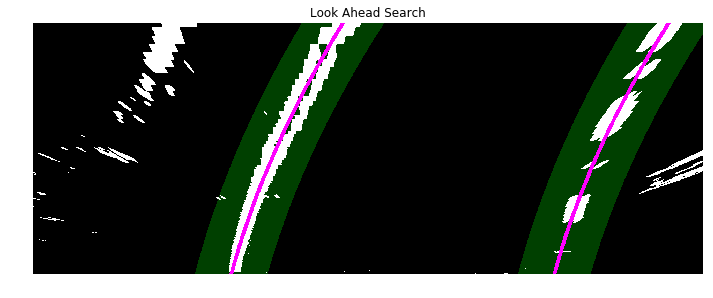
#> input picture writeup_support_imgs/LookAheadSearch.png, 713 x 298 px
$ python -i LineDetector.py   (imports and definitions only)   (older library calls are emulated)
#> lines starting #> are read from the running program, lines starting #| are printed output that depends on the picture; after the words box and inside, x2 and y2 are one past the last pixel; in counts of white or black regions, pixels touching at a corner belong together
### imageProcessing.py
import pickle
import cv2
import os
import numpy as np
import math
import helper as aux


class Processing:

    def __init__(self):
        calibrationFile = 'calibration_data.p'

        if not os.path.isfile(calibrationFile):
            self.camMtx = None
            self.distortionCoeffs = None
        else:
            with open(calibrationFile, mode='rb') as f:
                data = pickle.load(f)

            self.camMtx = data['cameraMatrix']
            self.distortionCoeffs = data['distCoeffs']

    def undistort(self, src):
        """
        Distortion correction using available camera matrix and distortion coefficients
        :param src: source image captured with the same camera as available matrix and distortion
        coefficients for
        :return: image with corrected distortion
        """
        if self.camMtx is not None and self.distortionCoeffs is not None:

            return cv2.undistort(src, self.camMtx, self.distortionCoeffs, None, self.camMtx)
        else:
            return None

    # [30 lines left out: functions histEq, resize, not called in this run]


class Thresholding:
    def __init__(self):
        pass

    @staticmethod
    def gradAbsolute(img, orient='x', sobelKernel=3, threshold=(0, 255)):

        """
        absolute gradient with sobel operator
        :param img: source image
        :param orient: direction of the gradient
        :param sobelKernel:
        :param threshold:
        :return: binary imaged obtained by applying Sobel with given params
        """

        if len(img.shape) > 2:
            gray = cv2.cvtColor(img, cv2.COLOR_RGB2GRAY)

        else:
            gray = img

        dx = orient == 'x'
        dy = not dx
        sobel = cv2.Sobel(gray, cv2.CV_64F, dx, dy, ksize=sobelKernel)
        absSobel = np.absolute(sobel)
        scaledSobel = np.uint8(255 * absSobel / np.max(absSobel))
        sBinary = np.zeros_like(gray)
        sBinary[(scaledSobel > threshold[0]) & (scaledSobel < threshold[1])] = 1

        return sBinary

    # [44 lines left out: functions gradMagnitude, gradDirectional, not called in this run]

    @staticmethod
    def binaryImage(gray, threshold=(0, 255)):
        """
        Converts single channel to binary according to given thresholding
        :param gray: single-channel image
        :param threshold: thresholds to be applied for binary clamping
        :return: binary image
        """
        binary = np.zeros_like(gray)
        binary[(gray > threshold[0]) & (gray <= threshold[1])] = 1

        return binary

    @staticmethod
    def hls(src):
        """
        Converts RGB to HLS
        :param src: source image
        :return: image in HLS color space
        """
        return cv2.cvtColor(src, cv2.COLOR_RGB2HLS)

    # [8 lines left out: function yuv, not called in this run]

    @staticmethod
    def combiThreshold(src, redThrsd=(200, 255), satThrsd=(90, 255),
                       absThrsd=(20, 255), orient='x'):
        """
        Returns combined binary image according to rule:
        (redBinary & saturationBinary | abs binary)
        :param src: source image
        :param redThrsd: red channel thresholds
        :param satThrsd: HL(S)aturation channel thresholds
        :param absThrsd: absolute sobel thresholds
        :param orient: sobel orientation
        :return: combined binary thresholded image
        """
        hlsImg = Thresholding.hls(src=src)

        rChannel = src[:, :, 0]
        sChannel = hlsImg[:, :, 2]

        rBinary = Thresholding.binaryImage(gray=rChannel, threshold=redThrsd)
        sBinary = Thresholding.binaryImage(gray=sChannel, threshold=satThrsd)
        absBinary = Thresholding.gradAbsolute(img=src, orient=orient, threshold=absThrsd)

        combined = np.zeros_like(rBinary)
        combined[((rBinary == 1) & (sBinary == 1) | absBinary == 1)] = 1

        return combined


class Warping:
    def __init__(self):
        """
           0--3
          /    \
         1______2
        """
        self.src = np.array([[596, 450],
                             [204, 719],
                             [1108, 719],
                             [684, 450]], dtype=np.float32)

        self.dst = np.array([[204, 0],
                             [204, 719],
                             [1108, 719],
                             [1108, 0]], dtype=np.float32)

        self.M = cv2.getPerspectiveTransform(self.src, self.dst)

        self.mInv = cv2.getPerspectiveTransform(self.dst, self.src)

    # [50 lines left out: functions warp, birdEye, perspective, not called in this run]


class Drawing:
    # [70 lines left out: functions addPolygon, addLine, not called in this run]

### Line.py
import numpy as np
from LaneFinding import LaneFinding
import helper as aux


class Line:
    def __init__(self, lineSpace, historyDepth=5, margin=100, windowSplit=2, winCount=9, searchPortion=1.):
        self.lineSpace = lineSpace
        self.fits = np.empty((0, 3), float)
        self.depth = historyDepth
        self.margin = margin
        self.windowSplit = windowSplit
        self.winCount = winCount
        self.searchPortion = searchPortion

    # [167 lines left out: functions resetFits, reScanWithPrimary, addFit, currentFit, getWeights, nz and 2 more, not called in this run]

### LineDetector.py
import imageProcessing as ip
import numpy as np
from Line import Line
from LaneFinding import LineSpace
import cv2
import helper as aux
from moviepy.editor import ImageSequenceClip, VideoFileClip
import os.path
from tqdm import tqdm


class LineDetector:
    def __init__(self, imgMarginWidth=320, historyDepth=5, margin=100, windowSplit=2, winCount=9, searchPortion=1.):
        self.imgProcessor = ip.Processing()
        self.warper = ip.Warping()
        self.imgMarginWidth = imgMarginWidth
        self.lineLeft = Line(lineSpace=LineSpace.LEFT, historyDepth=historyDepth,
                             margin=margin, windowSplit=windowSplit, winCount=winCount,
                             searchPortion=searchPortion)
        self.lineRight = Line(lineSpace=LineSpace.RIGHT, historyDepth=historyDepth,
                              margin=margin, windowSplit=windowSplit, winCount=winCount,
                              searchPortion=searchPortion)
        self.fitHistory = []

    def preProcess(self, src):
        """
        Creates binary with combined threshold and applies
        perspective transform for bird-eye view
        :param src: source color image (assuming it's been previously undistorted)
        :return: bird-eye view binary
        """
        imgHeight = src.shape[0]

        binary = ip.Thresholding.combiThreshold(src=src)

        filler = np.zeros((imgHeight, self.imgMarginWidth), dtype=np.uint8)
        binary = np.hstack((filler, binary, filler))

        binaryWarp = self.warper.birdEye(img=binary, leftShift=self.imgMarginWidth)

        return binaryWarp

    # [131 lines left out: functions sanityCheckPass, addLanePoly, addPip, addOffsetStamp, addCurvatureStamp, not called in this run]

    def embedLane(self, src, pipParams=None):
        """
        Main 'pipeline' for adding Lane polygon to original image
        :param src: original image
        :param pipParams: alpha and scale ratios
        :return: undistorted color image with the Lane embedded.
        """

        # 1. Undistortion
        img = self.imgProcessor.undistort(src=src)

        # 2. Binary (bird-eye projection)
        binary = self.preProcess(src=img)

        # 3. Getting fits
        currFitLeft, leftFitType, leftBin = self.lineLeft.getFit(src=binary)
        currFitRight, rightFitType, rightBin = self.lineRight.getFit(src=binary)

        # 4. Evaluation
        sanityPass = self.sanityCheckPass(currFitLeft, currFitRight)

        if sanityPass:
            # Adding Lane polygon if sanity check passed
            img = self.addLanePoly(srcShape=binary.shape, dst=img, fitLeft=currFitLeft, fitRight=currFitRight)
        else:

            # Evaluation if box-search re-scan justified without resetting history of previous fits
            if self.lineLeft.reScanJustified():
                currFitLeft, leftFitType, leftBin = self.lineLeft.reScanWithPrimary(src=binary)
            else:
                # Resetting fits and starting from scratch with box-search
                self.lineLeft.resetFits()
                currFitLeft, leftFitType, leftBin = self.lineLeft.getFit(src=binary)

            # Same for right fit.
            if self.lineRight.reScanJustified():
                currFitRight, rightFitType, rightBin = self.lineRight.reScanWithPrimary(src=binary)
            else:
                self.lineRight.resetFits()
                currFitRight, rightFitType, rightBin = self.lineRight.getFit(src=binary)

            # Evaluation after second search attempt
            sanityPass, laneWidth = self.sanityCheckPass(currFitLeft, currFitRight)

            # Adding Lane polygon if sanity check passed. Otherwise, simply no poly added
            if sanityPass:
                img = self.addLanePoly(srcShape=binary.shape, dst=img, fitLeft=currFitLeft, fitRight=currFitRight)

        # Upper left corner where starting to add pip and telemetry
        origin = (20, 20)

        stampOriginX = origin[0]

        # Adding PIP
        if pipParams is not None:

            alpha = pipParams['alpha']
            ratio = pipParams['scaleRatio']

            # Combining bins from left and right fit searches
            commonBin = cv2.addWeighted(src1=leftBin, alpha=0.5, src2=rightBin, beta=0.5, gamma=1.0)

            # To keep for subsequent telemetry stamps
            pipWidth = int(commonBin.shape[1] * ratio)

            img = self.addPip(pipImage=commonBin, dstImage=img,
                              pipAlpha=alpha, pipResizeRatio=ratio, origin=origin)

            # Updating origin for telemetry if PiP has been added
            stampOriginX = pipWidth + 40

        self.addCurvatureStamp(leftFit=currFitLeft, rightFit=currFitRight,
                               image=img, origin=(stampOriginX, 40), fontScale=0.66)

        self.addOffsetStamp(leftFit=currFitLeft, rightFit=currFitRight,
                            image=img, origin=(stampOriginX, 80), fontScale=0.66)

        return img


# [39 lines left out: function main, not called in this run]

# [2 lines not run here, left out]

>>> import cv2
>>> picture = cv2.imread('writeup_support_imgs/LookAheadSearch.png')
#> picture is the input picture: shape (298, 713, 3); mean B, G, R 66.7, 73.2, 66.7
>>> result = LineDetector().embedLane(picture)
#> (reads calibration_data.p from the repository)
#> in undistort, `return cv2.undistort(src, self.camMtx, self.distortionCoeffs, None, se..`:
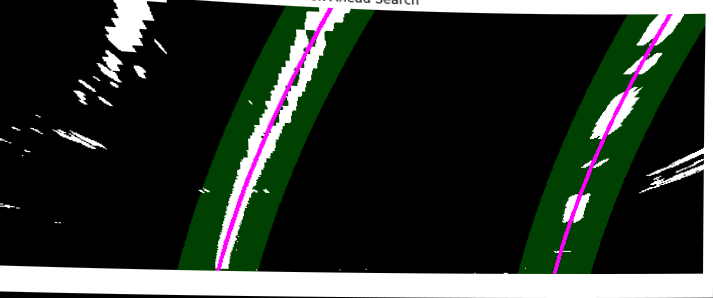
#> returned value: shape (298, 713, 3); mean of channels 0, 1, 2 46.1, 53.3, 46.1; drawn as B, G, R
#> in hls, `return cv2.cvtColor(src, cv2.COLOR_RGB2HLS)`: returned value: shape (298, 713, 3); mean of channels 0, 1, 2 11.9, 49.7, 43.2
#> in combiThreshold, `rChannel = src[:, :, 0]`:
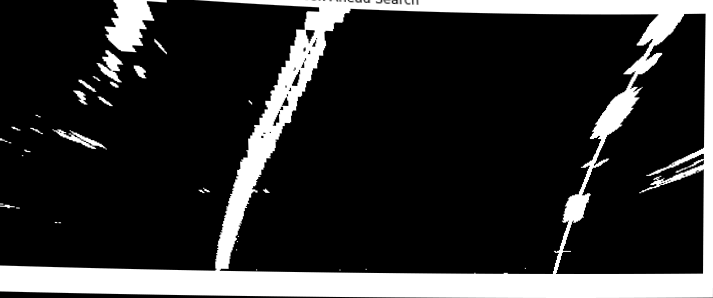
#> rChannel: shape (298, 713); min 0, max 255, mean 46.1
#> in combiThreshold, `sChannel = hlsImg[:, :, 2]`:
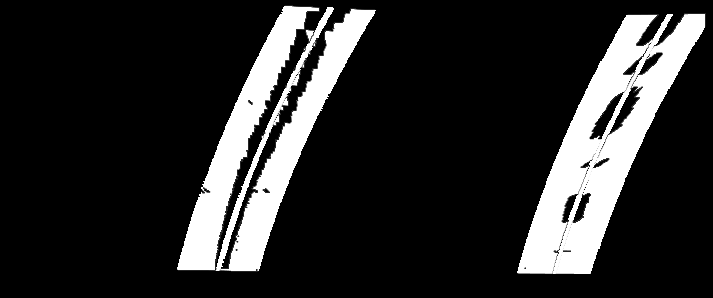
#> sChannel: shape (298, 713); min 0, max 255, mean 43.2
#> in combiThreshold, `rBinary = Thresholding.binaryImage(gray=rChannel, threshold=redThrsd)`:
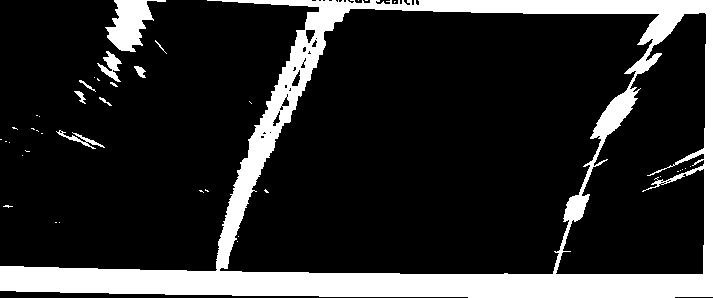
#> rBinary: shape (298, 713); values 0 (black) and 1 (white), 17.3% white; 41 white regions (32 under 20 px), largest, box (x1, y1, x2, y2) and area: (0, 0, 713, 298) 34264, (105, 0, 166, 52) 1590, (97, 51, 122, 82) 320
#> in combiThreshold, `sBinary = Thresholding.binaryImage(gray=sChannel, threshold=satThrsd)`:
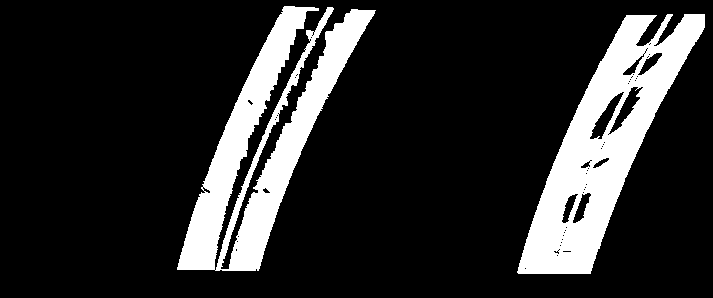
#> sBinary: shape (298, 713); values 0 (black) and 1 (white), 16.9% white; 2 white regions, box (x1, y1, x2, y2) and area: (517, 14, 705, 274) 18257, (177, 6, 376, 271) 17743
#> in gradAbsolute, `gray = cv2.cvtColor(img, cv2.COLOR_RGB2GRAY)`:
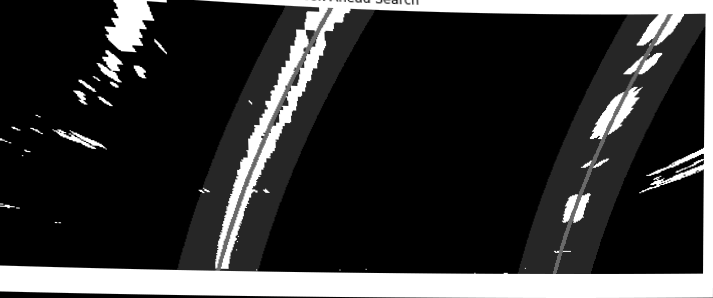
#> gray: shape (298, 713); min 0, max 255, mean 50.4
#> (the run stopped early here; a loop or call above may not have finished)
